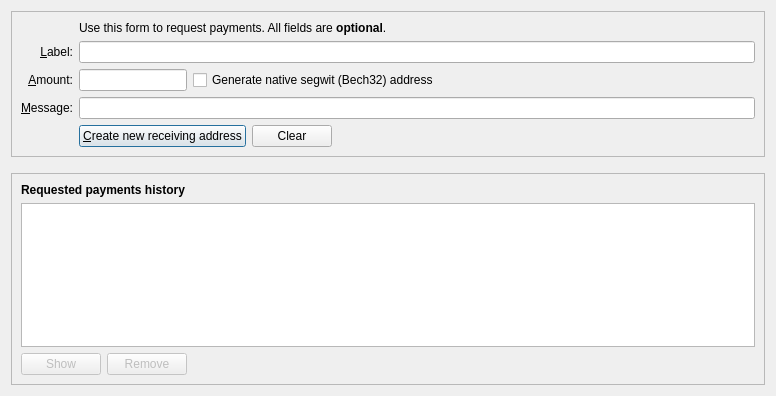
<?xml version="1.0" encoding="UTF-8"?>
<ui version="4.0">
 <class>ReceiveCoinsDialog</class>
 <widget class="QDialog" name="ReceiveCoinsDialog">
  <property name="geometry">
   <rect>
    <x>0</x>
    <y>0</y>
    <width>776</width>
    <height>396</height>
   </rect>
  </property>
  <layout class="QVBoxLayout" name="verticalLayout" stretch="0,0,1">
   <item>
    <widget class="QFrame" name="frame2">
     <property name="sizePolicy">
      <sizepolicy hsizetype="Preferred" vsizetype="Expanding">
       <horstretch>0</horstretch>
       <verstretch>0</verstretch>
      </sizepolicy>
     </property>
     <property name="frameShape">
      <enum>QFrame::StyledPanel</enum>
     </property>
     <property name="frameShadow">
      <enum>QFrame::Sunken</enum>
     </property>
     <layout class="QVBoxLayout" name="verticalLayout_3">
      <item>
       <layout class="QGridLayout" name="gridLayout">
        <item row="5" column="0">
         <widget class="QLabel" name="label">
          <property name="toolTip">
           <string>An optional amount to request. Leave this empty or zero to not request a specific amount.</string>
          </property>
          <property name="text">
           <string>&amp;Amount:</string>
          </property>
          <property name="alignment">
           <set>Qt::AlignRight|Qt::AlignTrailing|Qt::AlignVCenter</set>
          </property>
          <property name="buddy">
           <cstring>reqAmount</cstring>
          </property>
         </widget>
        </item>
        <item row="6" column="0">
         <widget class="QLabel" name="label_3">
          <property name="toolTip">
           <string>An optional message to attach to the payment request, which will be displayed when the request is opened. Note: The message will not be sent with the payment over the Neon network.</string>
          </property>
          <property name="text">
           <string>&amp;Message:</string>
          </property>
          <property name="alignment">
           <set>Qt::AlignRight|Qt::AlignTrailing|Qt::AlignVCenter</set>
          </property>
          <property name="buddy">
           <cstring>reqMessage</cstring>
          </property>
         </widget>
        </item>
        <item row="4" column="2">
         <widget class="QLineEdit" name="reqLabel">
          <property name="toolTip">
           <string>An optional label to associate with the new receiving address (used by you to identify an invoice).  It is also attached to the payment request.</string>
          </property>
         </widget>
        </item>
        <item row="2" column="2">
         <widget class="QLabel" name="label_5">
          <property name="text">
           <string>Use this form to request payments. All fields are &lt;b&gt;optional&lt;/b&gt;.</string>
          </property>
         </widget>
        </item>
        <item row="4" column="0">
         <widget class="QLabel" name="label_2">
          <property name="toolTip">
           <string>An optional label to associate with the new receiving address.</string>
          </property>
          <property name="text">
           <string>&amp;Label:</string>
          </property>
          <property name="alignment">
           <set>Qt::AlignRight|Qt::AlignTrailing|Qt::AlignVCenter</set>
          </property>
          <property name="buddy">
           <cstring>reqLabel</cstring>
          </property>
         </widget>
        </item>
        <item row="6" column="2">
         <widget class="QLineEdit" name="reqMessage">
          <property name="toolTip">
           <string>An optional message that is attached to the payment request and may be displayed to the sender.</string>
          </property>
         </widget>
        </item>
        <item row="7" column="2">
         <layout class="QHBoxLayout" name="horizontalLayout">
          <item>
           <widget class="QPushButton" name="receiveButton">
            <property name="minimumSize">
             <size>
              <width>150</width>
              <height>0</height>
             </size>
            </property>
            <property name="text">
             <string>&amp;Create new receiving address</string>
            </property>
            <property name="icon">
             <iconset resource="../neon.qrc">
              <normaloff>:/icons/receiving_addresses</normaloff>:/icons/receiving_addresses</iconset>
            </property>
           </widget>
          </item>
          <item>
           <widget class="QPushButton" name="clearButton">
            <property name="sizePolicy">
             <sizepolicy hsizetype="Minimum" vsizetype="Fixed">
              <horstretch>0</horstretch>
              <verstretch>0</verstretch>
             </sizepolicy>
            </property>
            <property name="toolTip">
             <string>Clear all fields of the form.</string>
            </property>
            <property name="text">
             <string>Clear</string>
            </property>
            <property name="icon">
             <iconset resource="../neon.qrc">
              <normaloff>:/icons/remove</normaloff>:/icons/remove</iconset>
            </property>
            <property name="autoDefault">
             <bool>false</bool>
            </property>
           </widget>
          </item>
          <item>
           <spacer name="horizontalSpacer">
            <property name="orientation">
             <enum>Qt::Horizontal</enum>
            </property>
            <property name="sizeHint" stdset="0">
             <size>
              <width>40</width>
              <height>20</height>
             </size>
            </property>
           </spacer>
          </item>
         </layout>
        </item>
        <item row="7" column="0">
         <widget class="QLabel" name="label_7">
          <property name="text">
           <string/>
          </property>
         </widget>
        </item>
        <item row="5" column="2">
         <layout class="QHBoxLayout" name="horizontalLayout_6">
          <item>
           <widget class="NeonAmountField" name="reqAmount">
            <property name="sizePolicy">
             <sizepolicy hsizetype="Fixed" vsizetype="Fixed">
              <horstretch>0</horstretch>
              <verstretch>0</verstretch>
             </sizepolicy>
            </property>
            <property name="minimumSize">
             <size>
              <width>80</width>
              <height>0</height>
             </size>
            </property>
            <property name="maximumSize">
             <size>
              <width>1000</width>
              <height>100</height>
             </size>
            </property>
            <property name="toolTip">
             <string>An optional amount to request. Leave this empty or zero to not request a specific amount.</string>
            </property>
           </widget>
          </item>
          <item>
           <widget class="QCheckBox" name="useBech32">
            <property name="sizePolicy">
             <sizepolicy hsizetype="Fixed" vsizetype="Fixed">
              <horstretch>0</horstretch>
              <verstretch>0</verstretch>
             </sizepolicy>
            </property>
            <property name="maximumSize">
             <size>
              <width>1000</width>
              <height>16777215</height>
             </size>
            </property>
            <property name="focusPolicy">
             <enum>Qt::StrongFocus</enum>
            </property>
            <property name="toolTip">
             <string>Native segwit addresses (aka Bech32 or BIP-173) reduce your transaction fees later on and offer better protection against typos, but old wallets don't support them. When unchecked, an address compatible with older wallets will be created instead.</string>
            </property>
            <property name="text">
             <string>Generate native segwit (Bech32) address</string>
            </property>
           </widget>
          </item>
          <item>
           <spacer name="horizontalSpacer_3">
            <property name="orientation">
             <enum>Qt::Horizontal</enum>
            </property>
            <property name="sizeHint" stdset="0">
             <size>
              <width>0</width>
              <height>0</height>
             </size>
            </property>
           </spacer>
          </item>
         </layout>
        </item>
       </layout>
      </item>
     </layout>
    </widget>
   </item>
   <item>
    <spacer name="verticalSpacer_2">
     <property name="orientation">
      <enum>Qt::Vertical</enum>
     </property>
     <property name="sizeHint" stdset="0">
      <size>
       <width>20</width>
       <height>10</height>
      </size>
     </property>
    </spacer>
   </item>
   <item>
    <widget class="QFrame" name="frame">
     <property name="sizePolicy">
      <sizepolicy hsizetype="Preferred" vsizetype="Expanding">
       <horstretch>0</horstretch>
       <verstretch>0</verstretch>
      </sizepolicy>
     </property>
     <property name="frameShape">
      <enum>QFrame::StyledPanel</enum>
     </property>
     <property name="frameShadow">
      <enum>QFrame::Raised</enum>
     </property>
     <layout class="QVBoxLayout" name="verticalLayout_2">
      <item>
       <widget class="QLabel" name="label_6">
        <property name="font">
         <font>
          <weight>75</weight>
          <bold>true</bold>
         </font>
        </property>
        <property name="text">
         <string>Requested payments history</string>
        </property>
       </widget>
      </item>
      <item>
       <widget class="QTableView" name="recentRequestsView">
        <property name="contextMenuPolicy">
         <enum>Qt::CustomContextMenu</enum>
        </property>
        <property name="tabKeyNavigation">
         <bool>false</bool>
        </property>
        <property name="sortingEnabled">
         <bool>true</bool>
        </property>
       </widget>
      </item>
      <item>
       <layout class="QHBoxLayout" name="horizontalLayout_2">
        <item>
         <widget class="QPushButton" name="showRequestButton">
          <property name="enabled">
           <bool>false</bool>
          </property>
          <property name="toolTip">
           <string>Show the selected request (does the same as double clicking an entry)</string>
          </property>
          <property name="text">
           <string>Show</string>
          </property>
          <property name="icon">
           <iconset resource="../neon.qrc">
            <normaloff>:/icons/edit</normaloff>:/icons/edit</iconset>
          </property>
          <property name="autoDefault">
           <bool>false</bool>
          </property>
         </widget>
        </item>
        <item>
         <widget class="QPushButton" name="removeRequestButton">
          <property name="enabled">
           <bool>false</bool>
          </property>
          <property name="toolTip">
           <string>Remove the selected entries from the list</string>
          </property>
          <property name="text">
           <string>Remove</string>
          </property>
          <property name="icon">
           <iconset resource="../neon.qrc">
            <normaloff>:/icons/remove</normaloff>:/icons/remove</iconset>
          </property>
          <property name="autoDefault">
           <bool>false</bool>
          </property>
         </widget>
        </item>
        <item>
         <spacer name="horizontalSpacer_2">
          <property name="orientation">
           <enum>Qt::Horizontal</enum>
          </property>
          <property name="sizeHint" stdset="0">
           <size>
            <width>40</width>
            <height>20</height>
           </size>
          </property>
         </spacer>
        </item>
       </layout>
      </item>
     </layout>
    </widget>
   </item>
  </layout>
 </widget>
 <customwidgets>
  <customwidget>
   <class>NeonAmountField</class>
   <extends>QLineEdit</extends>
   <header>qt/neonamountfield.h</header>
   <container>1</container>
  </customwidget>
 </customwidgets>
 <tabstops>
  <tabstop>reqLabel</tabstop>
  <tabstop>reqAmount</tabstop>
  <tabstop>useBech32</tabstop>
  <tabstop>reqMessage</tabstop>
  <tabstop>receiveButton</tabstop>
  <tabstop>clearButton</tabstop>
  <tabstop>recentRequestsView</tabstop>
  <tabstop>showRequestButton</tabstop>
  <tabstop>removeRequestButton</tabstop>
 </tabstops>
 <resources>
  <include location="../neon.qrc"/>
 </resources>
 <connections/>
</ui>
